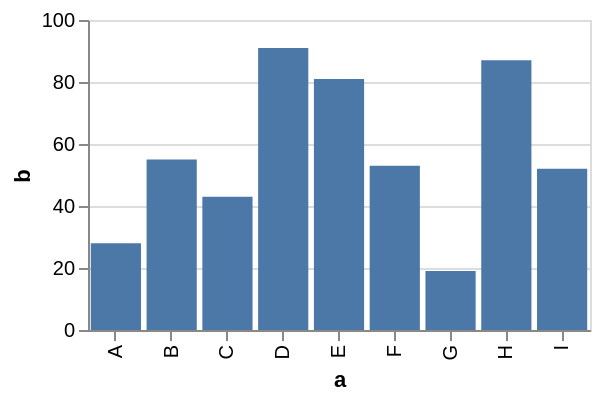

Vega-Lite specification stored for this chart:
### Vega specification from a JSON file in a GitHub repository (floating-point values rounded to 4 significant figures)
{"$schema": "https://vega.github.io/schema/vega/v5.json", "description": "A simple bar chart with embedded data that fits exactly into 300px width.", "autosize": {"type": "fit", "contains": "padding"}, "background": "white", "padding": 5, "width": 300, "height": 200, "style": "cell", "data": [{"name": "source_0", "values": [{"a": "A", "b": 28}, {"a": "B", "b": 55}, {"a": "C", "b": 43}, {"a": "D", "b": 91}, {"a": "E", "b": 81}, {"a": "F", "b": 53}, {"a": "G", "b": 19}, {"a": "H", "b": 87}, {"a": "I", "b": 52}]}, {"name": "data_0", "source": "source_0", "transform": [{"type": "stack", "groupby": ["a"], "field": "b", "sort": {"field": [], "order": []}, "as": ["b_start", "b_end"], "offset": "zero"}, {"type": "filter", "expr": "isValid(datum[\"b\"]) && isFinite(+datum[\"b\"])"}]}], "marks": [{"name": "marks", "type": "rect", "style": ["bar"], "from": {"data": "data_0"}, "encode": {"update": {"fill": {"value": "#4c78a8"}, "ariaRoleDescription": {"value": "bar"}, "description": {"signal": "\"a: \" + (isValid(datum[\"a\"]) ? datum[\"a\"] : \"\"+datum[\"a\"]) + \"; b: \" + (format(datum[\"b\"], \"\"))"}, "x": {"scale": "x", "field": "a"}, "width": {"scale": "x", "band": 1}, "y": {"scale": "y", "field": "b_end"}, "y2": {"scale": "y", "field": "b_start"}}}}], "scales": [{"name": "x", "type": "band", "domain": {"data": "data_0", "field": "a", "sort": true}, "range": [0, {"signal": "width"}], "paddingInner": 0.1, "paddingOuter": 0.05}, {"name": "y", "type": "linear", "domain": {"data": "data_0", "fields": ["b_start", "b_end"]}, "range": [{"signal": "height"}, 0], "nice": true, "zero": true}], "axes": [{"scale": "y", "orient": "left", "gridScale": "x", "grid": true, "tickCount": {"signal": "ceil(height/40)"}, "domain": false, "labels": false, "aria": false, "maxExtent": 0, "minExtent": 0, "ticks": false, "zindex": 0}, {"scale": "x", "orient": "bottom", "grid": false, "title": "a", "labelAlign": "right", "labelAngle": 270, "labelBaseline": "middle", "zindex": 0}, {"scale": "y", "orient": "left", "grid": false, "title": "b", "labelOverlap": true, "tickCount": {"signal": "ceil(height/40)"}, "zindex": 0}]}
